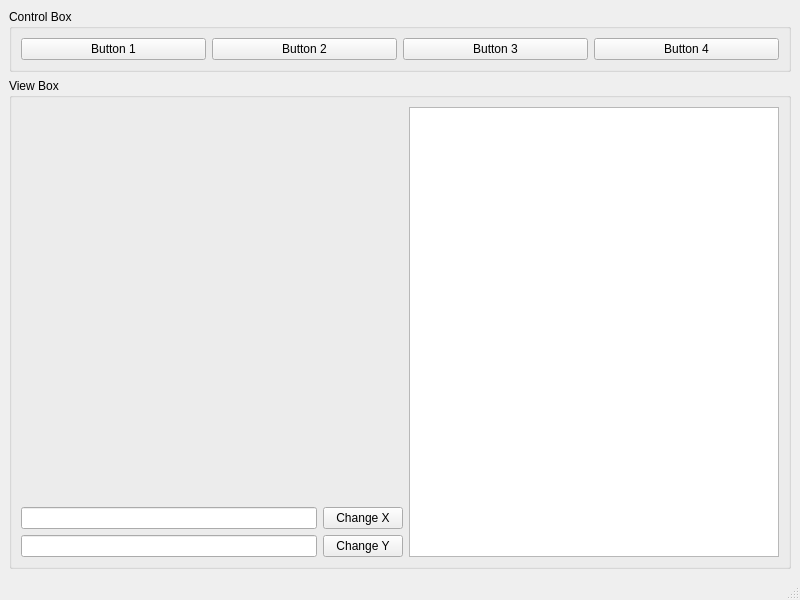
<?xml version="1.0" encoding="UTF-8"?>
<ui version="4.0">
 <class>MainWindow</class>
 <widget class="QMainWindow" name="MainWindow">
  <property name="geometry">
   <rect>
    <x>0</x>
    <y>0</y>
    <width>800</width>
    <height>600</height>
   </rect>
  </property>
  <property name="windowTitle">
   <string>MainWindow</string>
  </property>
  <widget class="QWidget" name="centralwidget">
   <layout class="QGridLayout" name="gridLayout" rowstretch="0,1">
    <item row="0" column="0">
     <widget class="QGroupBox" name="groupBox">
      <property name="title">
       <string>Control Box</string>
      </property>
      <layout class="QGridLayout" name="gridLayout_2">
       <item row="0" column="1">
        <widget class="QPushButton" name="pushButton_2">
         <property name="text">
          <string>Button 2</string>
         </property>
        </widget>
       </item>
       <item row="0" column="0">
        <widget class="QPushButton" name="pushButton">
         <property name="text">
          <string>Button 1</string>
         </property>
        </widget>
       </item>
       <item row="0" column="2">
        <widget class="QPushButton" name="pushButton_3">
         <property name="text">
          <string>Button 3</string>
         </property>
        </widget>
       </item>
       <item row="0" column="3">
        <widget class="QPushButton" name="pushButton_4">
         <property name="text">
          <string>Button 4</string>
         </property>
        </widget>
       </item>
      </layout>
     </widget>
    </item>
    <item row="1" column="0">
     <widget class="QGroupBox" name="groupBox_2">
      <property name="title">
       <string>View Box</string>
      </property>
      <layout class="QGridLayout" name="gridLayout_3" columnstretch="4,1,5">
       <item row="1" column="0">
        <widget class="QLineEdit" name="lineEdit"/>
       </item>
       <item row="1" column="1">
        <widget class="QPushButton" name="pushButton_5">
         <property name="text">
          <string>Change X</string>
         </property>
        </widget>
       </item>
       <item row="2" column="0">
        <widget class="QLineEdit" name="lineEdit_2"/>
       </item>
       <item row="2" column="1">
        <widget class="QPushButton" name="pushButton_6">
         <property name="text">
          <string>Change Y</string>
         </property>
        </widget>
       </item>
       <item row="0" column="0">
        <spacer name="verticalSpacer">
         <property name="orientation">
          <enum>Qt::Vertical</enum>
         </property>
         <property name="sizeHint" stdset="0">
          <size>
           <width>20</width>
           <height>40</height>
          </size>
         </property>
        </spacer>
       </item>
       <item row="0" column="2" rowspan="3">
        <widget class="QPlainTextEdit" name="plainTextEdit"/>
       </item>
      </layout>
     </widget>
    </item>
   </layout>
  </widget>
  <widget class="QMenuBar" name="menubar">
   <property name="geometry">
    <rect>
     <x>0</x>
     <y>0</y>
     <width>800</width>
     <height>26</height>
    </rect>
   </property>
  </widget>
  <widget class="QStatusBar" name="statusbar"/>
 </widget>
 <resources/>
 <connections/>
</ui>
